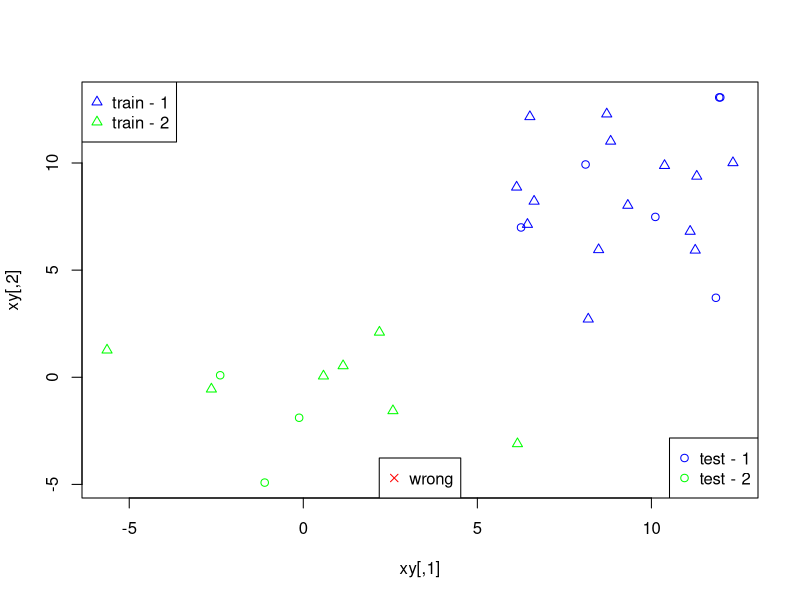
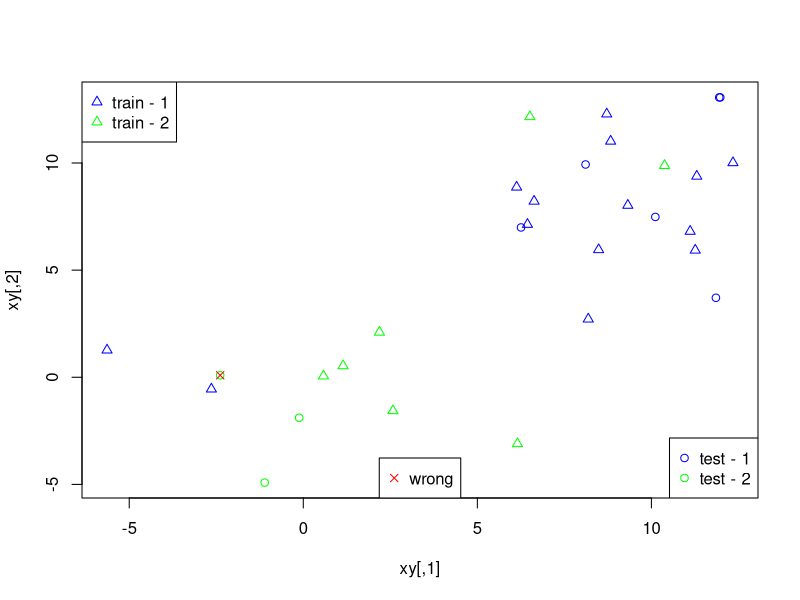

Here is the R script that generated these plots, in order:
library(MASS)
x1<-rnorm(10,mean = 0,sd = 8/3)
y1<-rnorm(10,0,8/3)
x2<-rnorm(20,8,8/3)
y2<-rnorm(20,8,8/3)
xy<-cbind(c(x1, x2),c(y1, y2))
xy

n<-30
n.train<-floor(n*0.7)            #обучающая выборка
n.test<-n-n.train                #тестовая выборка

idx.train<-sample(1:n,n.train)   #случайный выбор индексов
idx.test<-(1:n)[!(1:n %in% idx.train)]

data.train<-xy[idx.train,]       #выбираем данные по индексам
data.test<-xy[idx.test,] 

cl<-kmeans(xy,2)
cl.cluster<-cl$cluster

cl.train<-cl.cluster[idx.train]
cl.test<-cl.cluster[idx.test]

mod<-qda(data.train, cl.train)               #обучение тестовой выборки
cl.test_est<-predict(mod, data.test)$class   #классификация получ данных
sum(cl.test_est!=cl.test)/n.test             #вычисляем ошибку
idx<-idx.test[cl.test_est!=cl.test]          #индексы не соответсв истинной

plot(xy, type="n")
points(data.train,pch=24, col=ifelse(cl.train==1,"blue","green"))
legend("topleft",legend=c("train - 1","train - 2"),pch=24,col=c("blue","green"))
points(data.test,pch=21, col=ifelse(cl.test==1,"blue","green"))
legend("bottomright",legend=c("test - 1","test - 2"),pch=21,col=c("blue","green"))
if (length(idx)==1){			             #костыль, чтобы работало
  points(xy[idx,1],xy[idx,2],col="red", pch=4) 
}else
  points(xy[idx,],col="red", pch=4)
legend("bottom",legend=c("wrong"),pch=4,col="red")

idd<-sample(1:n.train,n.train * 0.2)         #выбираем индексы 20% обучающей
for(i in idd) 
  cl.train[i]=ifelse(cl.train[i]==1,2,1)     #инверсируем номера кластеров

mod2<-qda(data.train, cl.train)              #обучение тестовой выборки
cl.test_est<-predict(mod2, data.test)$class  #классификация получ данных
sum(cl.test_est!=cl.test)/n.test             #вычисляем ошибку
idx2<-idx.test[cl.test_est!=cl.test]         #индексы не соответсв истинной

plot(xy, type="n")
points(data.train,pch=24, col=ifelse(cl.train==1,"blue","green"))
legend("topleft",legend=c("train - 1","train - 2"),pch=24,col=c("blue","green"))
points(data.test,pch=21, col=ifelse(cl.test==1,"blue","green"))
legend("bottomright",legend=c("test - 1","test - 2"),pch=21,col=c("blue","green"))

if (length(idx2)==1){ 			             #костыль, чтобы работало
  points(xy[idx2,1],xy[idx2,2],col="red", pch=4) 
}else
  points(xy[idx2,],col="red", pch=4)
legend("bottom",legend=c("wrong"),pch=4,col="red")

